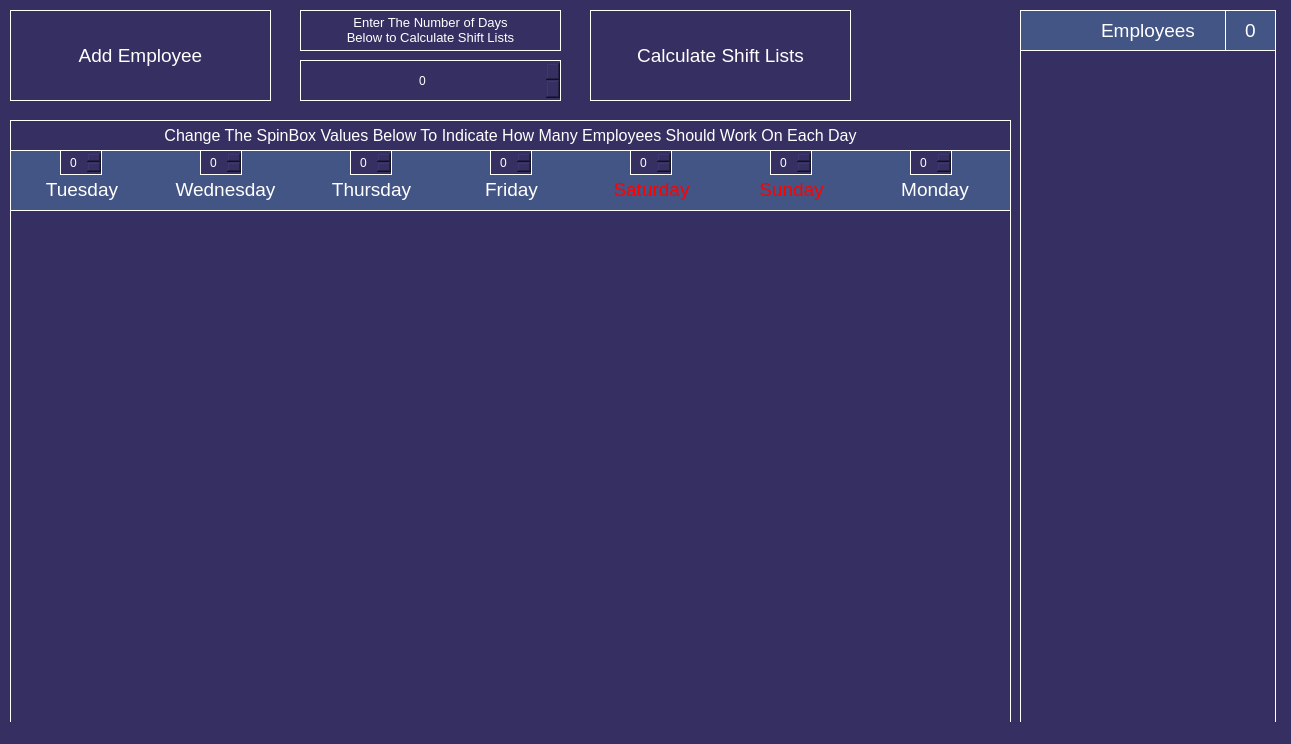
<?xml version="1.0" encoding="UTF-8"?>
<ui version="4.0">
 <class>MainWindow</class>
 <widget class="QMainWindow" name="MainWindow">
  <property name="geometry">
   <rect>
    <x>0</x>
    <y>0</y>
    <width>1291</width>
    <height>744</height>
   </rect>
  </property>
  <property name="windowTitle">
   <string/>
  </property>
  <property name="styleSheet">
   <string notr="true">background-color: rgb(54, 48, 98);</string>
  </property>
  <widget class="QWidget" name="centralwidget">
   <widget class="QListWidget" name="lwEmployees">
    <property name="geometry">
     <rect>
      <x>1020</x>
      <y>50</y>
      <width>256</width>
      <height>681</height>
     </rect>
    </property>
    <property name="font">
     <font>
      <pointsize>14</pointsize>
     </font>
    </property>
    <property name="toolTip">
     <string>&lt;html&gt;&lt;head/&gt;&lt;body&gt;&lt;p&gt;Double click an employee to delete them&lt;/p&gt;&lt;/body&gt;&lt;/html&gt;</string>
    </property>
    <property name="styleSheet">
     <string notr="true">color:rgb(255, 255, 255);
border: 1px solid white;

</string>
    </property>
    <property name="selectionMode">
     <enum>QAbstractItemView::SingleSelection</enum>
    </property>
    <property name="sortingEnabled">
     <bool>true</bool>
    </property>
   </widget>
   <widget class="QPushButton" name="pBaddEmployee">
    <property name="geometry">
     <rect>
      <x>10</x>
      <y>10</y>
      <width>261</width>
      <height>91</height>
     </rect>
    </property>
    <property name="font">
     <font>
      <pointsize>14</pointsize>
     </font>
    </property>
    <property name="cursor">
     <cursorShape>PointingHandCursor</cursorShape>
    </property>
    <property name="styleSheet">
     <string notr="true">QPushButton{
color:rgb(255, 255, 255);
border: 1px solid white;
}

QPushButton:hover {
background-color: rgb(67, 85, 133);
}</string>
    </property>
    <property name="text">
     <string>Add Employee</string>
    </property>
   </widget>
   <widget class="QLabel" name="label">
    <property name="geometry">
     <rect>
      <x>10</x>
      <y>150</y>
      <width>143</width>
      <height>61</height>
     </rect>
    </property>
    <property name="font">
     <font>
      <pointsize>14</pointsize>
     </font>
    </property>
    <property name="styleSheet">
     <string notr="true">background-color:rgb(67, 85, 133);
color:rgb(255, 255, 255);
border-left: 1px solid white;
border-top: 1px solid white;
border-bottom: 1px solid white;
padding-top: 17px;</string>
    </property>
    <property name="text">
     <string>Tuesday</string>
    </property>
    <property name="alignment">
     <set>Qt::AlignCenter</set>
    </property>
   </widget>
   <widget class="QLabel" name="label_2">
    <property name="geometry">
     <rect>
      <x>150</x>
      <y>150</y>
      <width>151</width>
      <height>61</height>
     </rect>
    </property>
    <property name="font">
     <font>
      <pointsize>14</pointsize>
     </font>
    </property>
    <property name="styleSheet">
     <string notr="true">background-color:rgb(67, 85, 133);
color:rgb(255, 255, 255);
border-top: 1px solid white;
border-bottom: 1px solid white;
padding-top: 17px;</string>
    </property>
    <property name="text">
     <string>Wednesday</string>
    </property>
    <property name="alignment">
     <set>Qt::AlignCenter</set>
    </property>
   </widget>
   <widget class="QLabel" name="label_3">
    <property name="geometry">
     <rect>
      <x>300</x>
      <y>150</y>
      <width>143</width>
      <height>61</height>
     </rect>
    </property>
    <property name="font">
     <font>
      <pointsize>14</pointsize>
     </font>
    </property>
    <property name="styleSheet">
     <string notr="true">background-color:rgb(67, 85, 133);
color:rgb(255, 255, 255);
border-top: 1px solid white;
border-bottom: 1px solid white;
padding-top: 17px;</string>
    </property>
    <property name="text">
     <string>Thursday</string>
    </property>
    <property name="alignment">
     <set>Qt::AlignCenter</set>
    </property>
   </widget>
   <widget class="QLabel" name="label_4">
    <property name="geometry">
     <rect>
      <x>440</x>
      <y>150</y>
      <width>143</width>
      <height>61</height>
     </rect>
    </property>
    <property name="font">
     <font>
      <pointsize>14</pointsize>
     </font>
    </property>
    <property name="styleSheet">
     <string notr="true">background-color:rgb(67, 85, 133);
color:rgb(255, 255, 255);
border-top: 1px solid white;
border-bottom: 1px solid white;
padding-top: 17px;</string>
    </property>
    <property name="text">
     <string>Friday</string>
    </property>
    <property name="alignment">
     <set>Qt::AlignCenter</set>
    </property>
   </widget>
   <widget class="QLabel" name="label_5">
    <property name="geometry">
     <rect>
      <x>580</x>
      <y>150</y>
      <width>143</width>
      <height>61</height>
     </rect>
    </property>
    <property name="font">
     <font>
      <pointsize>14</pointsize>
     </font>
    </property>
    <property name="styleSheet">
     <string notr="true">background-color:rgb(67, 85, 133);
color:red;
border-top: 1px solid white;
border-bottom: 1px solid white;
padding-top: 17px;</string>
    </property>
    <property name="text">
     <string>Saturday</string>
    </property>
    <property name="alignment">
     <set>Qt::AlignCenter</set>
    </property>
   </widget>
   <widget class="QLabel" name="label_6">
    <property name="geometry">
     <rect>
      <x>720</x>
      <y>150</y>
      <width>143</width>
      <height>61</height>
     </rect>
    </property>
    <property name="font">
     <font>
      <pointsize>14</pointsize>
     </font>
    </property>
    <property name="styleSheet">
     <string notr="true">background-color:rgb(67, 85, 133);
color:red;
border-top: 1px solid white;
border-bottom: 1px solid white;
padding-top: 17px;</string>
    </property>
    <property name="text">
     <string>Sunday</string>
    </property>
    <property name="alignment">
     <set>Qt::AlignCenter</set>
    </property>
   </widget>
   <widget class="QLabel" name="label_7">
    <property name="geometry">
     <rect>
      <x>860</x>
      <y>150</y>
      <width>151</width>
      <height>61</height>
     </rect>
    </property>
    <property name="font">
     <font>
      <pointsize>14</pointsize>
     </font>
    </property>
    <property name="styleSheet">
     <string notr="true">background-color:rgb(67, 85, 133);
color:white;
border-top: 1px solid white;
border-right: 1px solid white;
border-bottom: 1px solid white;
padding-top: 17px;</string>
    </property>
    <property name="text">
     <string>Monday</string>
    </property>
    <property name="alignment">
     <set>Qt::AlignCenter</set>
    </property>
   </widget>
   <widget class="QLabel" name="label_8">
    <property name="geometry">
     <rect>
      <x>1020</x>
      <y>10</y>
      <width>256</width>
      <height>41</height>
     </rect>
    </property>
    <property name="font">
     <font>
      <pointsize>14</pointsize>
     </font>
    </property>
    <property name="styleSheet">
     <string notr="true">background-color:rgb(67, 85, 133);
color:rgb(255, 255, 255);
border: 1px solid white;</string>
    </property>
    <property name="text">
     <string>Employees</string>
    </property>
    <property name="alignment">
     <set>Qt::AlignCenter</set>
    </property>
   </widget>
   <widget class="QLabel" name="lblNumEmployees">
    <property name="geometry">
     <rect>
      <x>1225</x>
      <y>10</y>
      <width>51</width>
      <height>41</height>
     </rect>
    </property>
    <property name="font">
     <font>
      <pointsize>14</pointsize>
     </font>
    </property>
    <property name="styleSheet">
     <string notr="true">background-color:rgb(67, 85, 133);
color:rgb(255, 255, 255);
border: 1px solid white;</string>
    </property>
    <property name="text">
     <string>0</string>
    </property>
    <property name="alignment">
     <set>Qt::AlignCenter</set>
    </property>
   </widget>
   <widget class="QPushButton" name="pBcalculateShiftsForMonth">
    <property name="geometry">
     <rect>
      <x>590</x>
      <y>10</y>
      <width>261</width>
      <height>91</height>
     </rect>
    </property>
    <property name="font">
     <font>
      <pointsize>14</pointsize>
     </font>
    </property>
    <property name="cursor">
     <cursorShape>PointingHandCursor</cursorShape>
    </property>
    <property name="styleSheet">
     <string notr="true">QPushButton{
color:rgb(255, 255, 255);
border: 1px solid white;
}

QPushButton:hover {
background-color: rgb(67, 85, 133);
}</string>
    </property>
    <property name="text">
     <string>Calculate Shift Lists</string>
    </property>
   </widget>
   <widget class="QSpinBox" name="sBtuesday">
    <property name="geometry">
     <rect>
      <x>60</x>
      <y>150</y>
      <width>42</width>
      <height>25</height>
     </rect>
    </property>
    <property name="focusPolicy">
     <enum>Qt::NoFocus</enum>
    </property>
    <property name="styleSheet">
     <string notr="true">color:white;
border: 1px solid white;
focus:none;
selection-background-color: rgb(54, 48, 98);

</string>
    </property>
    <property name="alignment">
     <set>Qt::AlignCenter</set>
    </property>
    <property name="readOnly">
     <bool>false</bool>
    </property>
   </widget>
   <widget class="QSpinBox" name="sBwednesday">
    <property name="geometry">
     <rect>
      <x>200</x>
      <y>150</y>
      <width>42</width>
      <height>25</height>
     </rect>
    </property>
    <property name="styleSheet">
     <string notr="true">color:white;
border: 1px solid white;
focus:none;
selection-background-color: rgb(54, 48, 98);</string>
    </property>
    <property name="alignment">
     <set>Qt::AlignCenter</set>
    </property>
   </widget>
   <widget class="QSpinBox" name="sBthursday">
    <property name="geometry">
     <rect>
      <x>350</x>
      <y>150</y>
      <width>42</width>
      <height>25</height>
     </rect>
    </property>
    <property name="styleSheet">
     <string notr="true">color:white;
border: 1px solid white;
focus:none;
selection-background-color: rgb(54, 48, 98);</string>
    </property>
    <property name="alignment">
     <set>Qt::AlignCenter</set>
    </property>
   </widget>
   <widget class="QSpinBox" name="sBfriday">
    <property name="geometry">
     <rect>
      <x>490</x>
      <y>150</y>
      <width>42</width>
      <height>25</height>
     </rect>
    </property>
    <property name="styleSheet">
     <string notr="true">color:white;
border: 1px solid white;
focus:none;
selection-background-color: rgb(54, 48, 98);</string>
    </property>
    <property name="alignment">
     <set>Qt::AlignCenter</set>
    </property>
   </widget>
   <widget class="QSpinBox" name="sBsaturday">
    <property name="geometry">
     <rect>
      <x>630</x>
      <y>150</y>
      <width>42</width>
      <height>25</height>
     </rect>
    </property>
    <property name="styleSheet">
     <string notr="true">color:white;
border: 1px solid white;
focus:none;
selection-background-color: rgb(54, 48, 98);</string>
    </property>
    <property name="alignment">
     <set>Qt::AlignCenter</set>
    </property>
   </widget>
   <widget class="QSpinBox" name="sBsunday">
    <property name="geometry">
     <rect>
      <x>770</x>
      <y>150</y>
      <width>42</width>
      <height>25</height>
     </rect>
    </property>
    <property name="styleSheet">
     <string notr="true">color:white;
border: 1px solid white;
focus:none;
selection-background-color: rgb(54, 48, 98);</string>
    </property>
    <property name="alignment">
     <set>Qt::AlignCenter</set>
    </property>
   </widget>
   <widget class="QSpinBox" name="sBmonday">
    <property name="geometry">
     <rect>
      <x>910</x>
      <y>150</y>
      <width>42</width>
      <height>25</height>
     </rect>
    </property>
    <property name="styleSheet">
     <string notr="true">color:white;
border: 1px solid white;
focus:none;
selection-background-color: rgb(54, 48, 98);</string>
    </property>
    <property name="alignment">
     <set>Qt::AlignCenter</set>
    </property>
   </widget>
   <widget class="QSpinBox" name="sBnumDays">
    <property name="geometry">
     <rect>
      <x>300</x>
      <y>60</y>
      <width>261</width>
      <height>41</height>
     </rect>
    </property>
    <property name="styleSheet">
     <string notr="true">color:white;
border: 1px solid white;
focus:none;
selection-background-color: rgb(54, 48, 98);</string>
    </property>
    <property name="alignment">
     <set>Qt::AlignCenter</set>
    </property>
    <property name="maximum">
     <number>365</number>
    </property>
   </widget>
   <widget class="QLabel" name="label_9">
    <property name="geometry">
     <rect>
      <x>300</x>
      <y>10</y>
      <width>261</width>
      <height>41</height>
     </rect>
    </property>
    <property name="font">
     <font>
      <pointsize>10</pointsize>
     </font>
    </property>
    <property name="styleSheet">
     <string notr="true">background-color: rgb(54, 48, 98);
color:rgb(255, 255, 255);
border: 1px solid white;</string>
    </property>
    <property name="text">
     <string>&lt;html&gt;&lt;head/&gt;&lt;body&gt;&lt;p&gt;Enter The Number of Days &lt;br/&gt;Below to Calculate Shift Lists&lt;/p&gt;&lt;/body&gt;&lt;/html&gt;</string>
    </property>
    <property name="alignment">
     <set>Qt::AlignCenter</set>
    </property>
   </widget>
   <widget class="QLabel" name="label_10">
    <property name="geometry">
     <rect>
      <x>10</x>
      <y>120</y>
      <width>1001</width>
      <height>31</height>
     </rect>
    </property>
    <property name="font">
     <font>
      <pointsize>12</pointsize>
     </font>
    </property>
    <property name="styleSheet">
     <string notr="true">background-color:rgb(54, 48, 98);
color:rgb(255, 255, 255);
border: 1px solid white;</string>
    </property>
    <property name="text">
     <string>Change The SpinBox Values Below To Indicate How Many Employees Should Work On Each Day</string>
    </property>
    <property name="alignment">
     <set>Qt::AlignCenter</set>
    </property>
   </widget>
   <widget class="QTableWidget" name="tWshiftLists">
    <property name="geometry">
     <rect>
      <x>10</x>
      <y>210</y>
      <width>1001</width>
      <height>521</height>
     </rect>
    </property>
    <property name="styleSheet">
     <string notr="true">QAbstractItemView{
color:white;
border:1px solid white;
selection-background-color:rgb(54, 48, 98);
}

QHeaderView::section{
background-color:rgb(54, 48, 98);
color:white;
}</string>
    </property>
    <property name="editTriggers">
     <set>QAbstractItemView::NoEditTriggers</set>
    </property>
    <property name="selectionMode">
     <enum>QAbstractItemView::NoSelection</enum>
    </property>
    <property name="selectionBehavior">
     <enum>QAbstractItemView::SelectRows</enum>
    </property>
   </widget>
  </widget>
  <widget class="QStatusBar" name="statusbar"/>
 </widget>
 <resources/>
 <connections/>
</ui>
